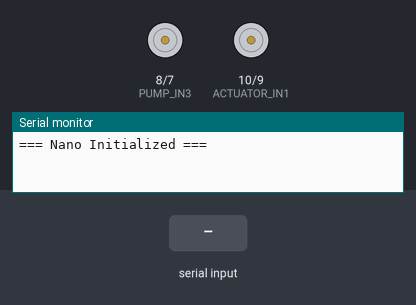
A sketch run on a simulated Arduino Nano, built with avr-gcc and run on an emulated ATmega328P. On the bench: motor-driver pin pairs drawn as motors (green arrow = first pin HIGH = forward, orange = second pin HIGH = backward, longer = more drive), the last lines printed to the serial monitor. The inputs (shaded band) are chosen by the test bench.

Above: at 1.2 s.
1.3 s: "ACTUATOR_EXTEND\n" received over the second serial link
At 2.2 s:
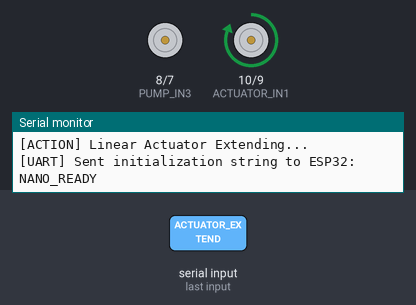
2.8 s: "ACTUATOR_RETRACT\n" received over the second serial link
At 3.4 s:
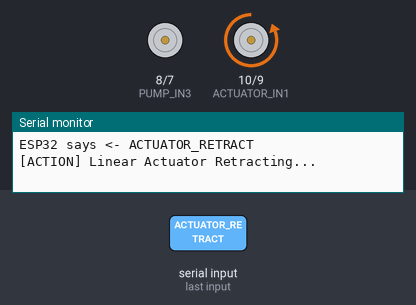
4.3 s: "PUMP_ON\n" received over the second serial link
At 5.5 s:
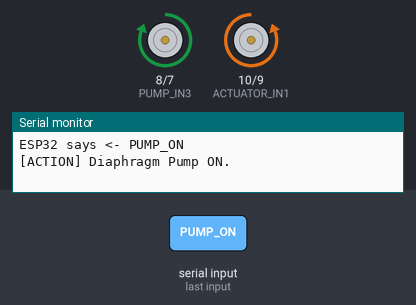
5.8 s: "ACTUATOR_STOP\n" received over the second serial link
At 6.7 s:
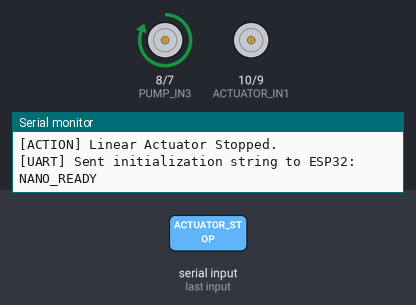
8.8 s: "ACTUATOR_EXTEND\n" received over the second serial link
At 9.1 s:
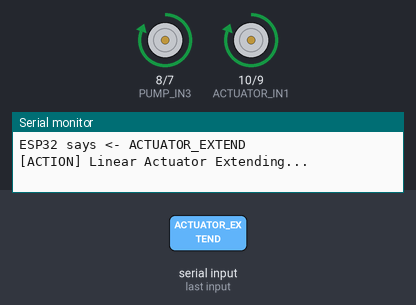
Timing chart, 0 to 11.3 s (numbered marks = the images above; inputs shaded):
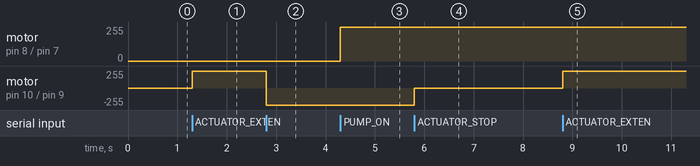

The sketch:

finalcode_sprint1_nano.ino
```cpp
#include <SoftwareSerial.h>

// RX = D5, TX = D6 (Connected to ESP32 via Logic Level Shifter)
SoftwareSerial nanoSerial(5, 6);

// --- L298N Pin Configuration ---
const int ACTUATOR_IN1 = 10;
const int ACTUATOR_IN2 = 9;
const int PUMP_IN3 = 8;
const int PUMP_IN4 = 7;

bool espAcknowledged = false;
unsigned long lastPingTime = 0;
const unsigned long pingInterval = 2000; // Repeat handshake ping every 2 seconds until acknowledged

void setup() {
  // USB Debug Monitor on Nano (Pins 0 & 1)
  Serial.begin(9600);
  while (!Serial);

  // Communication with ESP32 via SoftwareSerial
  nanoSerial.begin(9600);
  Serial.println("=== Nano Initialized ===");

  // Set motor driver control pins as outputs
  pinMode(ACTUATOR_IN1, OUTPUT);
  pinMode(ACTUATOR_IN2, OUTPUT);
  pinMode(PUMP_IN3, OUTPUT);
  pinMode(PUMP_IN4, OUTPUT);

  stopAll();
}

void loop() {
  // 1. Perform UART Handshake if not yet acknowledged by ESP32
  if (!espAcknowledged) {
    if (millis() - lastPingTime >= pingInterval) {
      lastPingTime = millis();
      nanoSerial.println("NANO_READY");
      Serial.println("[UART] Sent initialization string to ESP32: NANO_READY");
    }
  }

  // 2. Receive incoming data from ESP32
  if (nanoSerial.available()) {
    String incoming = nanoSerial.readStringUntil('\n');
    incoming.trim();

    if (incoming == "ESP32_ACK") {
      espAcknowledged = true;
      Serial.println("[UART HANDSHAKE SUCCESS] Acknowledgment received from ESP32!");
    } else {
      incoming.toUpperCase();
      if (incoming.length() > 0) {
        Serial.print("ESP32 says <- ");
        Serial.println(incoming);
        executeCommand(incoming);
      }
    }
  }

  // 3. Manual serial input from Nano monitor to ESP32
  if (Serial.available()) {
    String msg = Serial.readStringUntil('\n');
    msg.trim();
    if (msg.length() > 0) {
      nanoSerial.println(msg);
      Serial.print("You (Nano) -> ");
      Serial.println(msg);
    }
  }
}

// Function to execute motor/pump commands
void executeCommand(String cmd) {
  if (cmd == "ACTUATOR_EXTEND") {
    digitalWrite(ACTUATOR_IN1, HIGH);
    digitalWrite(ACTUATOR_IN2, LOW);
    Serial.println("[ACTION] Linear Actuator Extending...");
  }
  else if (cmd == "ACTUATOR_RETRACT") {
    digitalWrite(ACTUATOR_IN1, LOW);
    digitalWrite(ACTUATOR_IN2, HIGH);
    Serial.println("[ACTION] Linear Actuator Retracting...");
  }
  else if (cmd == "ACTUATOR_STOP") {
    // Sent by the ESP32 when a manual actuator command times out (D57).
    digitalWrite(ACTUATOR_IN1, LOW);
    digitalWrite(ACTUATOR_IN2, LOW);
    Serial.println("[ACTION] Linear Actuator Stopped.");
  }
  else if (cmd == "PUMP_ON") {
    digitalWrite(PUMP_IN3, HIGH);
    digitalWrite(PUMP_IN4, LOW);
    Serial.println("[ACTION] Diaphragm Pump ON.");
  }
  else if (cmd == "PUMP_OFF" || cmd == "PUMP_STOP") {
    digitalWrite(PUMP_IN3, LOW);
    digitalWrite(PUMP_IN4, LOW);
    Serial.println("[ACTION] Diaphragm Pump OFF.");
  }
  else if (cmd == "STOP_ALL" || cmd == "STOP") {
    stopAll();
    Serial.println("[ACTION] All actuators and pumps stopped.");
  }
  else {
    Serial.println("[WARNING] Unknown command received.");
  }
}

void stopAll() {
  digitalWrite(ACTUATOR_IN1, LOW);
  digitalWrite(ACTUATOR_IN2, LOW);
  digitalWrite(PUMP_IN3, LOW);
  digitalWrite(PUMP_IN4, LOW);
}
```

Measured:
- after the input at 1.3 s, motor on pin 10 (ACTUATOR_IN1) / pin 9 (ACTUATOR_IN2): stopped → forward 255/255 at once
- after the input at 2.8 s, motor on pin 10 (ACTUATOR_IN1) / pin 9 (ACTUATOR_IN2): forward 255/255 → backward 255/255 at once
- after the input at 4.3 s, motor on pin 8 (PUMP_IN3) / pin 7 (PUMP_IN4): stopped → forward 255/255 at once
- after the input at 5.8 s, motor on pin 10 (ACTUATOR_IN1) / pin 9 (ACTUATOR_IN2): backward 255/255 → stopped at once
- after the input at 8.8 s, motor on pin 10 (ACTUATOR_IN1) / pin 9 (ACTUATOR_IN2): stopped → forward 255/255 at once
